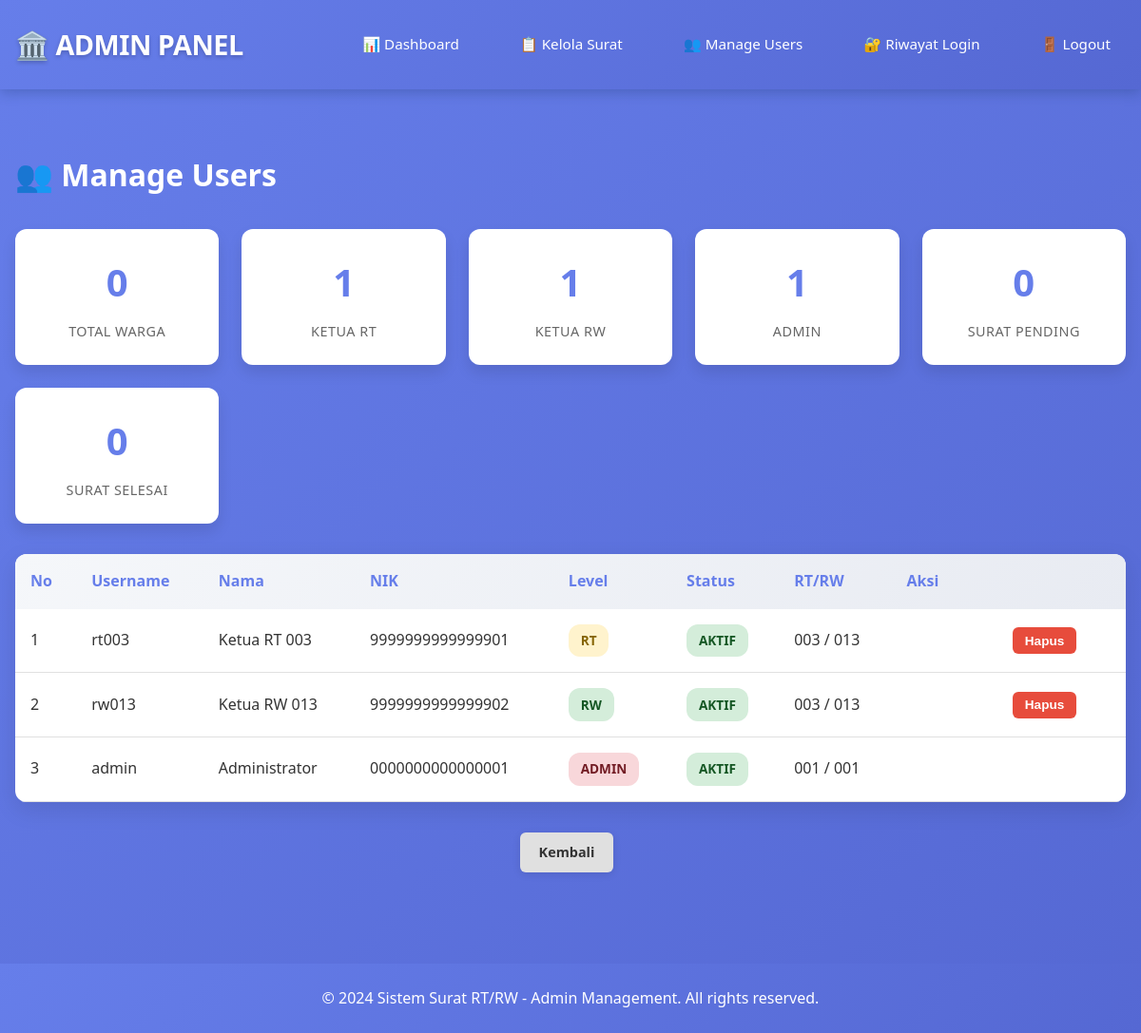
The page /admin_users.php (signed in) on the database its author committed.
### tables this page shows
CREATE TABLE users (
    id INT PRIMARY KEY AUTO_INCREMENT,
    nik VARCHAR(16) UNIQUE NOT NULL,
    username VARCHAR(50) UNIQUE,
    nama VARCHAR(100) NOT NULL,
    tempat_lahir VARCHAR(50) NOT NULL,
    tanggal_lahir DATE NOT NULL,
    jenis_kelamin ENUM('L', 'P') NOT NULL,
    alamat TEXT NOT NULL,
    rt VARCHAR(3) NOT NULL,
    rw VARCHAR(3) NOT NULL,
    agama VARCHAR(20) NOT NULL,
    pekerjaan VARCHAR(50) NOT NULL,
    password VARCHAR(255) NOT NULL,
    level ENUM('warga', 'admin') DEFAULT 'warga',
    created_at TIMESTAMP DEFAULT CURRENT_TIMESTAMP
);

### config/config.php (called while the page is built, shortened)
<?php
function e($string) {
    return htmlspecialchars($string, ENT_QUOTES, 'UTF-8');
}
?>

### admin_users.php (the view, shortened to what this page needs)
<?php
require_once 'config/config.php';
$database = new Database();
$db = $database->getConnection();
$query = "SELECT * FROM users ORDER BY created_at DESC";
$stmt = $db->prepare($query);
$stmt->execute();
$users = $stmt->fetchAll(PDO::FETCH_ASSOC);
$stats_query = "SELECT
                (SELECT COUNT(*) FROM users WHERE level = 'warga') as total_warga,
                (SELECT COUNT(*) FROM users WHERE level = 'rt') as total_rt,
                (SELECT COUNT(*) FROM users WHERE level = 'rw') as total_rw,
                (SELECT COUNT(*) FROM users WHERE level = 'admin') as total_admin,
                (SELECT COUNT(*) FROM surat WHERE status = 'pending') as pending_letters,
                (SELECT COUNT(*) FROM surat WHERE status = 'selesai') as completed_letters";
$stmt = $db->prepare($stats_query);
$stmt->execute();
$stats = $stmt->fetch(PDO::FETCH_ASSOC);
?>
<!DOCTYPE html>
<html lang="id">
<head>
    <link rel="stylesheet" href="assets/css/style.css">
</head>
<body>
    <div class="header">
        <div class="container">
            <div class="header-content">
                <div class="logo">🏛️ ADMIN PANEL</div>
                <nav class="nav">
                    <ul>
                        <li><a href="dashboard_admin.php" class="nav-link">📊 Dashboard</a></li>
                        <li><a href="admin.php" class="nav-link">📋 Kelola Surat</a></li>
                        <li><a href="admin_users.php" class="nav-link nav-link--active">👥 Manage Users</a></li>
                        <li><a href="login_history.php" class="nav-link">🔐 Riwayat Login</a></li>
                        <li><a href="logout.php" class="nav-link">🚪 Logout</a></li>
                    </ul>
                </nav>
            </div>
        </div>
    </div>
    <div class="main">
        <div class="container">
            <div class="admin-container">
                <h1 style="color: white; margin-bottom: 2rem;">👥 Manage Users</h1>
                <div class="admin-grid">
                    <div class="stat-box">
                        <h3><?php echo $stats['total_warga']; ?></h3>
                        <p>Total Warga</p>
                    </div>
                    <div class="stat-box">
                        <h3><?php echo $stats['total_rt']; ?></h3>
                        <p>Ketua RT</p>
                    </div>
                    <div class="stat-box">
                        <h3><?php echo $stats['total_rw']; ?></h3>
                        <p>Ketua RW</p>
                    </div>
                    <div class="stat-box">
                        <h3><?php echo $stats['total_admin']; ?></h3>
                        <p>Admin</p>
                    </div>
                    <div class="stat-box">
                        <h3><?php echo $stats['pending_letters']; ?></h3>
                        <p>Surat Pending</p>
                    </div>
                    <div class="stat-box">
                        <h3><?php echo $stats['completed_letters']; ?></h3>
                        <p>Surat Selesai</p>
                    </div>
                </div>
                <table class="users-table">
                    <thead>
                        <tr>
                            <th>No</th>
                            <th>Username</th>
                            <th>Nama</th>
                            <th>NIK</th>
                            <th>Level</th>
                            <th>Status</th>
                            <th>RT/RW</th>
                            <th>Aksi</th>
                        </tr>
                    </thead>
                    <tbody>
                        <?php $no = 1; ?>
                        <?php foreach ($users as $user): ?>
                        <tr>
                            <td><?php echo $no++; ?></td>
                            <td><?php echo e($user['username']); ?></td>
                            <td><?php echo e($user['nama']); ?></td>
                            <td><?php echo e($user['nik']); ?></td>
                            <td>
                                <span class="badge badge-<?php echo e($user['level']); ?>">
                                    <?php echo ucfirst(e($user['level'])); ?>
                                </span>
                            </td>
                            <td>
                                <span class="badge badge-<?php echo isset($user['status']) ? e($user['status']) : 'aktif'; ?>">
                                    <?php echo ucfirst(isset($user['status']) ? e($user['status']) : 'aktif'); ?>
                                </span>
                            </td>
                            <td><?php echo e($user['rt']); ?> / <?php echo e($user['rw']); ?></td>
                            <td>
                                <div class="action-buttons">
                                    <form method="POST" style="display:inline;" onsubmit="return confirm('Ubah status user ini?');">
                                        <button type="submit" class="btn-small btn-toggle">
                                        </button>
                                    </form>
                                    <?php if ($user['id'] !== $_SESSION['user_id']): ?>
                                    <form method="POST" style="display:inline;" onsubmit="return confirm('Hapus user ini? Ini tidak dapat dibatalkan!');">
                                        <button type="submit" class="btn-small btn-delete">Hapus</button>
                                    </form>
                                    <?php endif; ?>
                                </div>
                            </td>
                        </tr>
                        <?php endforeach; ?>
                    </tbody>
                </table>
                <div style="margin-top: 2rem; text-align: center;">
                    <a href="dashboard_admin.php" class="btn btn-secondary">Kembali</a>
                </div>
            </div>
        </div>
    </div>
    <div class="footer">
        <div class="container">
            <p>&copy; 2024 Sistem Surat RT/RW - Admin Management. All rights reserved.</p>
        </div>
    </div>
</body>
</html>

### assets/css/style.css (style rules this page uses)
* { margin: 0; padding: 0; box-sizing: border-box; }
:root { --primary: #667eea; --primary-dark: #5568d3; --secondary: #764ba2; --secondary-dark: #6a3f8f; --danger: #e74c3c; --warning: #f39c12; --info: #3498db; --dark: #2c3e50; --light: #f5f7fa; --gray: #95a5a6; --white: #ffffff; --shadow: 0 2px 8px rgba(0, 0, 0, 0.1); --shadow-lg: 0 10px 30px rgba(0, 0, 0, 0.15); --border-radius: 10px; }
html { scroll-behavior: smooth; }
body { font-family: 'Segoe UI', Tahoma, Geneva, Verdana, sans-serif; line-height: 1.6; color: #333; background-color: #f8f9fa; }
.container { max-width: 1200px; margin: 0 auto; padding: 0 15px; }
.header { background: linear-gradient(135deg, var(--primary) 0%, var(--secondary) 100%); color: var(--white); padding: 1.2rem 0; box-shadow: var(--shadow-lg); position: sticky; top: 0; z-index: 100; }
.header-content { display: flex; justify-content: space-between; align-items: center; flex-wrap: wrap; gap: 1rem; }
.logo { font-size: 1.5rem; font-weight: 700; letter-spacing: -0.5px; }
.nav ul { list-style: none; display: flex; gap: 0.5rem; }
.nav a { color: var(--white); text-decoration: none; padding: 0.6rem 1.2rem; border-radius: var(--border-radius); transition: all 0.3s ease; font-weight: 500; font-size: 0.95rem; }
.main { min-height: calc(100vh - 140px); padding: 3rem 0; }
.btn { display: inline-block; padding: 0.85rem 1.8rem; border: none; border-radius: var(--border-radius); font-size: 1rem; font-weight: 600; text-decoration: none; text-align: center; cursor: pointer; transition: all 0.3s ease; }
.btn-secondary { background-color: #6c757d; color: var(--white); box-shadow: var(--shadow); }
.badge { display: inline-block; padding: 0.25rem 0.5rem; font-size: 0.75rem; font-weight: 500; border-radius: 50px; text-transform: uppercase; }
.footer { background-color: var(--dark); color: var(--white); text-align: center; padding: 1.5rem 0; margin-top: 2rem; }

### rows shown on the page
users: username "rt003", nama "Ketua RT 003", nik "9999999999999901", level "RT", status "AKTIF", rt "003", rw "013"
users: username "rw013", nama "Ketua RW 013", nik "9999999999999902", level "RW", status "AKTIF", rt "003", rw "013"
users: username "admin", nama "Administrator", nik "0000000000000001", level "ADMIN", status "AKTIF", rt "001", rw "001"

### other values the page prints
$stats['total_warga'] "0"
$stats['total_rt'] "1"
$stats['total_rw'] "1"
$stats['total_admin'] "1"
$stats['pending_letters'] "0"
$stats['completed_letters'] "0"
